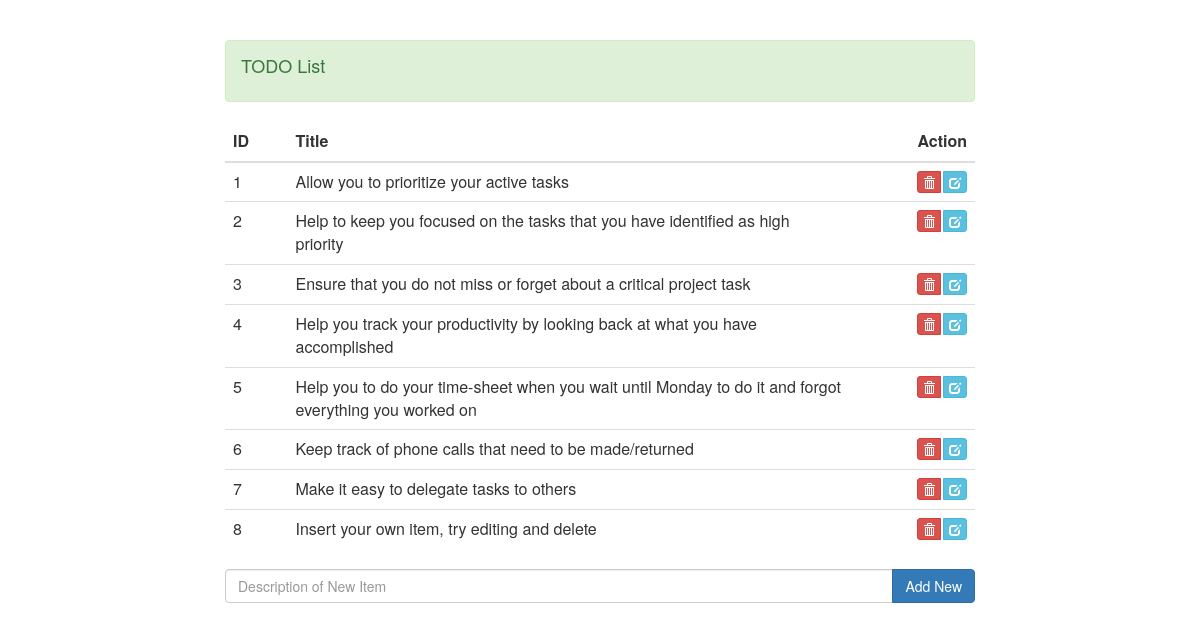
The page / on the database its author committed.
### tables this page shows
CREATE TABLE `todo` (
  `id` int(11) NOT NULL,
  `description` text NOT NULL,
  `status` tinyint(4) NOT NULL COMMENT '0 for not completed, 1 for completed, 2 for hidden',
  `date_time` datetime NOT NULL
);

### list.php (the view, shortened to what this page needs)
<?php
$host = 'localhost';
$username = 'root';
$password = 'maddy';
$database = 'todo';
$dbconfig = mysqli_connect($host, $username, $password, $database) or die("An Error occured while connecting to the database");
?>
<?php
$result = mysqli_query($dbconfig, "SELECT * FROM todo");
?>
<table class="table" id=todoListTable>
	<thead>
		<th class="col-md-1">ID</th>
		<th class="col-md-9">Title</th>
		<th class="col-md-2">
			<div class="pull-right">Action</div>
		</th>
	</thead>
	<tbody>
		<?php $i = 1; ?>
		<?php while ($res = mysqli_fetch_assoc($result)) { ?>
			<tr>
				<td class="col-md-1"><?= $i;
										$i++; ?></td>
				<td class="col-md-9"><?= $res['description'] ?></td>
				<td class="col-md-2">
					<div class="btn-group pull-right">
						<a title="Delete" class="btn btn-danger btn-xs delete-button" id="delete_<?= $res['id'] ?>" onclick="DeleteItem(<?= $res['id'] ?>);"><span class='glyphicon glyphicon-trash'></span></a>
						<a style="margin-left: 2px" title="Edit" class="btn btn-info btn-xs edit-button" id="edit_<?= $res['id'] ?>" onclick="checks(<?= $res['id'] ?>,'<?= $res['description'] ?>');"><span class='glyphicon glyphicon-edit'></span></a>
					</div>
				</td>
			</tr>
		<?php } ?>
	</tbody>
</table>

### index.php (shortened to what this page needs)
<html>
<head>
  <link rel="stylesheet" href="https://maxcdn.bootstrapcdn.com/bootstrap/3.3.6/css/bootstrap.min.css">
  <link rel="stylesheet" type="text/css" href="alertify/css/alertify.core.css">
  <link rel="stylesheet" type="text/css" href="alertify/css/alertify.default.css">
  <link rel="stylesheet" type="text/css" href="css/custom.css">
</head>
<body>
  <br><br>
  <div class="container">
    <div class="row">
      <div class="col-md-8 col-md-offset-2">
        <div class="alert alert-success" role="alert">
          <h4>TODO List </h4>
        </div>
      </div>
    </div>
    <div class="row">
      <div id="list" class="col-md-8 col-md-offset-2">
        <?php include 'list.php' ?>
      </div>
    </div>
    <div class="row">
      <div class="col-md-8 col-md-offset-2">
        <div class="input-group">
          <input type="text" class="form-control" id="txtNewItem" placeholder="Description of New Item">
          <span class="input-group-btn">
            <button class="btn btn-primary" id="addButton" onclick="return validateForm();" type="button">Add New</button>
          </span>
        </div>
      </div>
    </div>
  </div>
</body>
</html>

### css/custom.css (style rules this page uses)
a > .glyphicon { margin-top: 3px!important; margin-bottom: 3px!important; }

### rows shown on the page
todo: description "Allow you to prioritize your active tasks"
todo: description "Help to keep you focused on the tasks that you have identified as high priority"
todo: description "Ensure that you do not miss or forget about a critical project task"
todo: description "Help you track your productivity by looking back at what you have accomplished"
todo: description "Help you to do your time-sheet when you wait until Monday to do it and forgot everything you worked on"
todo: description "Keep track of phone calls that need to be made/returned"
todo: description "Make it easy to delegate tasks to others"
todo: description "Insert your own item, try editing and delete"
